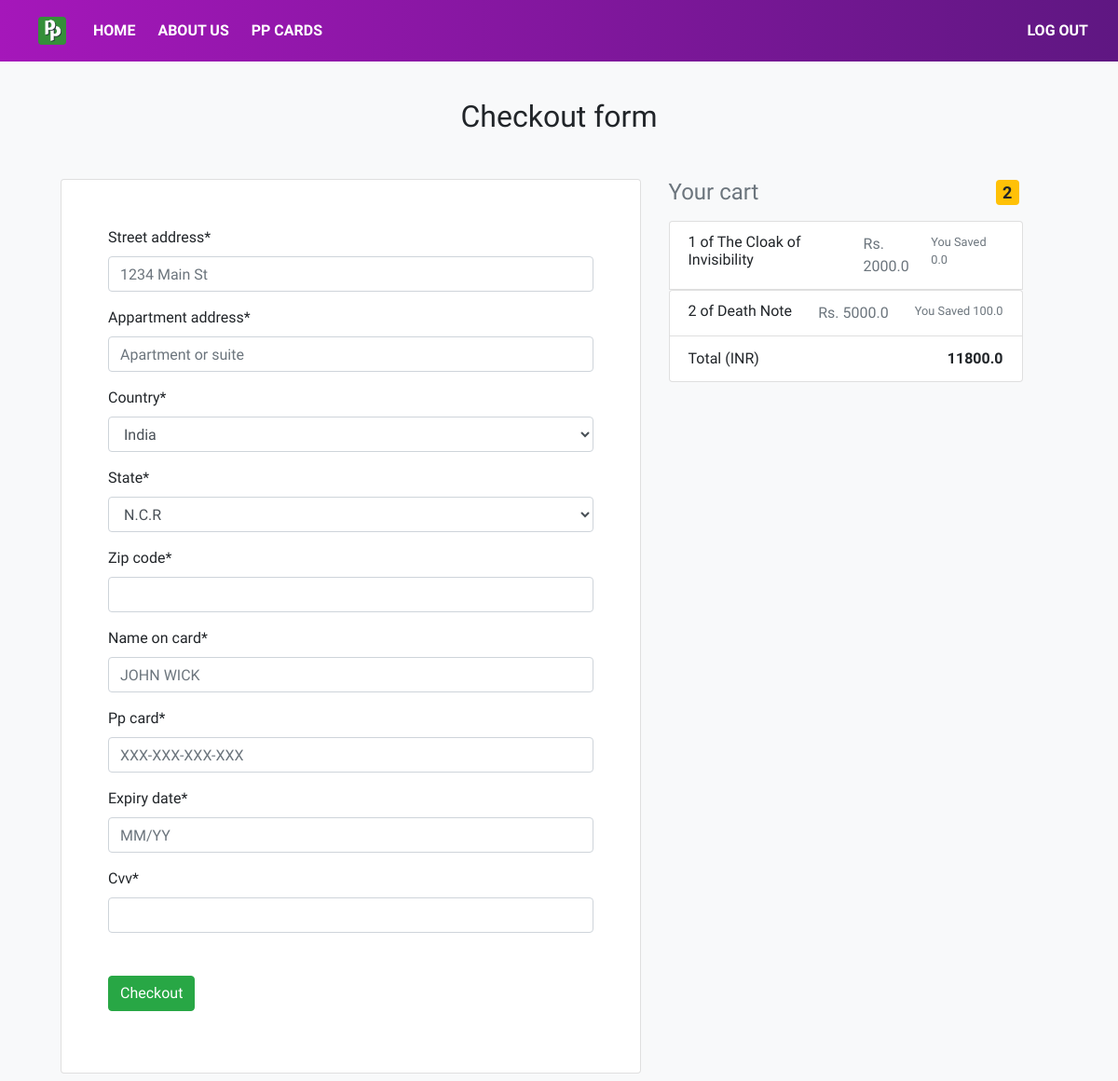
The app's page /checkout/ (signed in) with its own data.
### pp_index/models.py (models this page shows, shortened)
class Order(models.Model):
    user = models.ForeignKey(settings.AUTH_USER_MODEL, on_delete=models.CASCADE)
    items = models.ManyToManyField(OrderItem)
    start_date = models.DateTimeField(auto_now=True)
    ordered_date = models.DateTimeField()
    ordered = models.BooleanField(default=False)
    billingaddress = models.ForeignKey('BillingAddress', on_delete=models.SET_NULL, blank = True, null = True)
    def __str__(self):
        return self.user.username
    def get_final_price(self):
        total = 0
        for order_item in self.items.all():
            total += order_item.get_total_price()
        return total

class OrderItem(models.Model):
    user = models.ForeignKey(settings.AUTH_USER_MODEL, on_delete=models.CASCADE)
    ordered = models.BooleanField(default=False)
    item = models.ForeignKey(Product, on_delete=models.CASCADE)
    quantity = models.IntegerField(default=1)
    def get_name(self):
        return f"{self.quantity} of {self.item.title}"
    def get_price(self):
        return f"Rs. {self.item.price}"
    def get_dis(self):
        return f"You Saved {self.item.discount_price}"
    def get_total_price(self):
        return self.quantity * ( self.item.price - self.item.discount_price )

class Product(models.Model):
    title = models.CharField(max_length=200)
    price = models.FloatField()
    discount_price = models.FloatField(blank=True, null=True, default=0.00)
    category = models.CharField(choices=CATEGORY_CHOICES, max_length=300)
    slug = models.SlugField()
    description = models.TextField()
    image = models.CharField(max_length=6000, default="https://pbs.twimg.com/profile_images/1023140866255249409/1CJ1vGU4_400x400.jpg")

### pp_index/views.py (the view, shortened to what this page needs)
# urls.py: path('checkout/', CheckoutView.as_view(), name='checkout'),
class CheckoutView(LoginRequiredMixin, View):
    def get(self, *args, **kwargs):
        form = CheckoutForm()
        context = {}
        try:
            order = Order.objects.get(user=self.request.user, ordered=False)
            context['form'] = form
            context['object'] = order
            print(context)
            return render(self.request, 'checkout.html', context)
        except ObjectDoesNotExist :
            messages.error(self.request, "You do not have an ACTIVE order")
            return redirect("/")

### pp_index/forms.py
class CheckoutForm(forms.Form):
    street_address = forms.CharField(widget=forms.TextInput(attrs={
        'placeholder': '1234 Main St'
    }))
    appartment_address = forms.CharField(widget=forms.TextInput(attrs={
        'placeholder': 'Apartment or suite'
    }))
    country = forms.CharField(label='Country', widget=forms.Select(choices=COUNTRY_CHOICES))
    state = forms.CharField(label='State', widget=forms.Select(choices=STATE_CHOICES))
    zip_code = forms.CharField()
    name_on_card = forms.CharField(widget=forms.TextInput(attrs={
        'placeholder': 'JOHN WICK'
    }))
    pp_card = forms.CharField(widget=forms.TextInput(attrs={
        'placeholder': 'XXX-XXX-XXX-XXX'
    }))
    expiry_date = forms.CharField(widget=forms.TextInput(attrs={
        'placeholder': 'MM/YY'
    }))
    cvv = forms.CharField(widget=forms.TextInput(attrs={
        'label': 'CVV'
    }))

### pp_index/templatetags/cart_template_tags.py (called while the page is built)
@register.filter
def cart_item_count(user):
    if user.is_authenticated:
        qs = Order.objects.filter(user=user, ordered=False)
        if qs.exists():
            return qs[0].items.count()
    return 0

### pp_index/templates/checkout.html (shortened to what this page needs)
{% load static %}
{% load cart_template_tags %}
{% load crispy_forms_tags %}
<!DOCTYPE html>
<html lang="en">
<head>
    <link rel="stylesheet" href="{% static 'checkout.css' %}">
    <link rel="stylesheet" href="{% static 'styles.css' %}">
    <link rel="stylesheet" href="https://cdn.jsdelivr.net/npm/bootstrap@4.5.3/dist/css/bootstrap.min.css">
    <link rel="stylesheet" href="https://stackpath.bootstrapcdn.com/font-awesome/4.7.0/css/font-awesome.min.css">
</head>
<body class="bg-light">
    <section id="nav-bar">
        <nav class="navbar navbar-expand-lg navbar-light bg-light">
            <a class="navbar-brand" href="{% url 'index' %}"><img src="{% static 'logo.png' %}"></a>
            <div class="collapse navbar-collapse" id="navbarNavAltMarkup">
              <div class="navbar-nav">
                <a class="nav-link active" id="nav1" href="{% url 'index' %}">HOME <span class="sr-only">(current)</span></a>
                <a class="nav-link" id= "nav2" href="{% url 'aboutus' %}">ABOUT US</a>
                <a class="nav-link" id="nav3" href="{% url 'ppcards' %}">PP CARDS</a>
              </div>
              <div class="navbar-nav ml-auto">
                {% if request.user.is_authenticated %}
                <a class="nav-link" id="nav5" href="/accounts/logout/">LOG OUT</a>
                {% else %}
                <a class="nav-link" id="nav5" href="/accounts/login/">LOG IN</a>
                <a class="nav-link" id="nav5" href="/register/">SIGN UP</a>
                {% endif %}
              </div>
            </div>
          </nav>
    </section>
    <h2 class="text-center mb-5">Checkout form</h2>
    <div class="row">
      <div class="col-sm-7 mb-2" id="form">
        <div class="card">
          <form class="form-group" method="POST" style="padding: 50px;">
            {{ form|crispy }}
            <div class="button" style="padding-top: 30px;">
              <button type="submit" name="" class="btn btn-success" >Checkout</button>
            </div>
          </form>
        </div>
      </div>
      <div class="col-sm-4 mb-3">
        <h4 class="d-flex justify-content-between align-items-center mb-3">
          <span class="text-muted">Your cart</span>
          <span class="badge badge-warning z-depth-1 mr-1" > {{ request.user|cart_item_count }} </span>
        </h4>
        {% for order_item in object.items.all %}
          <ul class="list-group mb-3">
            <li class="list-group-item d-flex justify-content-between lh-sm">
              <div>
                <h6 class="my-0">{{ order_item.get_name }}</h6>
              </div>
              <h7 class="text-muted">{{ order_item.get_price }}</h7>
              <small class="text-muted">{{ order_item.get_dis }}</small>
            </li>
        {% endfor %}
            <li class="list-group-item d-flex justify-content-between">
              <span>Total (INR)</span>
              <strong>{{ object.get_final_price }}</strong>
            </li>
          </ul>
      </div>
</body>
</html>

### pp_index/static/checkout.css (style rules this page uses)
h2 { padding-top: 40px; }
#form { padding-left: 80px; }

### pp_index/static/styles.css (style rules this page uses)
body { font-family: 'Raleway', sans-serif !important; }
#nav1, #nav5 { padding-right: 1em; color: #fff !important; font-weight: 600; }
#nav2 , #nav3, #nav4 { padding-right: 1em; color: #fff !important; font-weight: 600; }
#nav-bar { position: sticky; top: 0; z-index: 10; }
.navbar { background-image: linear-gradient(to right, #a517ba,#5f1782); }
.navbar-brand img { height: 40px; padding-left: 20px; }

### records on screen
OrderItem: get_name "1 of The Cloak of Invisibility", get_price "Rs. 2000.0", get_dis "You Saved 0.0"
OrderItem: get_name "2 of Death Note", get_price "Rs. 5000.0", get_dis "You Saved 100.0"
Order: get_final_price "11800.0"

### other values on screen
{{ request.user|cart_item_count }} "2"
